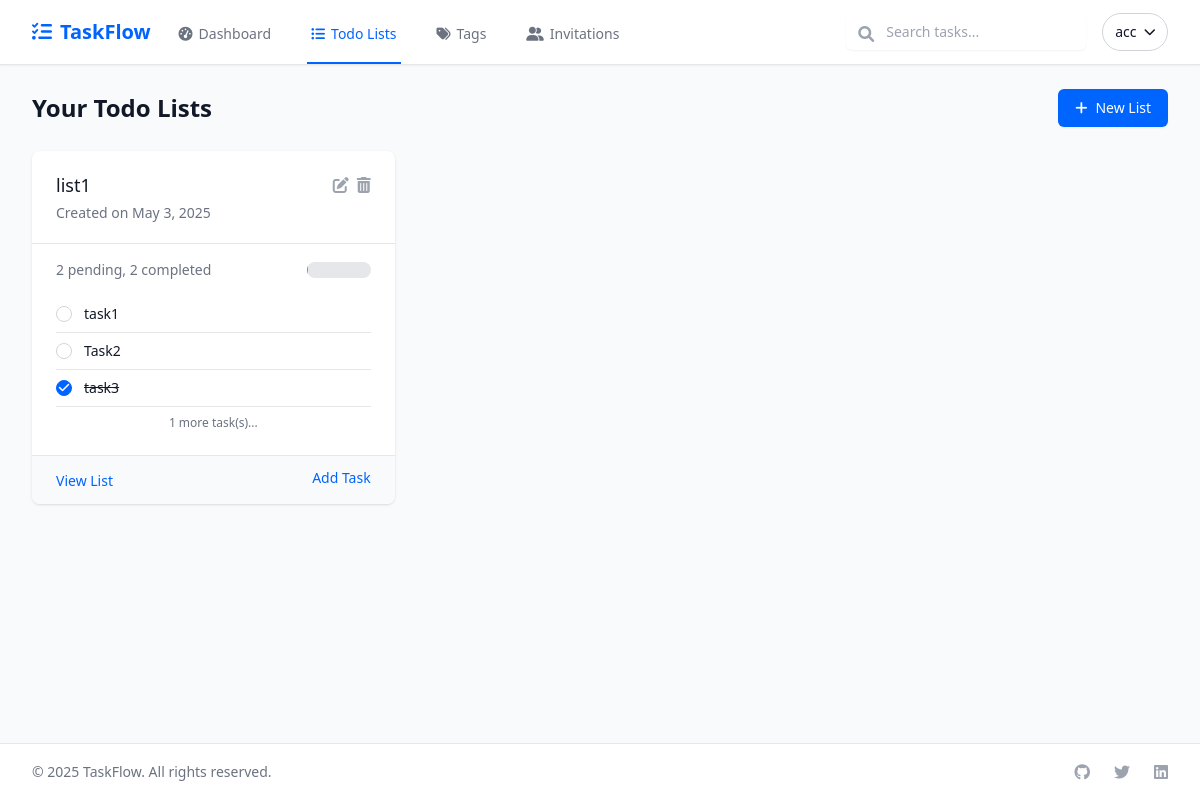
Screenshot of /tasks/lists/ (signed in) with the database file from the repository.
### tasks/models.py (models this page shows, shortened)
class ToDoList(models.Model):
    title = models.CharField(max_length=100)
    description = models.TextField(blank=True)
    created_at = models.DateTimeField(auto_now_add=True)
    user = models.ForeignKey(User, on_delete=models.CASCADE, related_name='todo_lists')
    is_shared = models.BooleanField(default=False)
    shared_with = models.ManyToManyField(User, related_name='shared_lists', blank=True)
    share_code = models.CharField(max_length=20, blank=True, null=True, unique=True)
    def get_incomplete_tasks_count(self):
        return self.tasks.filter(is_completed=False).count()
    def get_completed_tasks_count(self):
        return self.tasks.filter(is_completed=True).count()

class Task(models.Model):
    PRIORITY_CHOICES = [
        ('low', 'Low'),
        ('medium', 'Medium'),
        ('high', 'High'),
    ]
    STATUS_CHOICES = [
        ('todo', 'To Do'),
        ('in_progress', 'In Progress'),
        ('done', 'Done'),
    ]
    id = models.UUIDField(primary_key=True, default=uuid.uuid4, editable=False)
    title = models.CharField(max_length=200)
    description = models.TextField(blank=True)
    created_at = models.DateTimeField(auto_now_add=True)
    due_date = models.DateTimeField(null=True, blank=True)
    is_completed = models.BooleanField(default=False)
    completed_at = models.DateTimeField(null=True, blank=True)
    priority = models.CharField(max_length=10, choices=PRIORITY_CHOICES, default='medium')
    todo_list = models.ForeignKey(ToDoList, on_delete=models.CASCADE, related_name='tasks')
    tags = models.ManyToManyField(Tag, blank=True, related_name='tasks')
    status = models.CharField(max_length=15, choices=STATUS_CHOICES, default='todo')
    position = models.PositiveIntegerField(default=0)
    class Meta:
        ordering = ['position']

### tasks/views.py (the view)
# urls.py: path('lists/', views.list_todo_lists, name='list_todo_lists'),
@login_required
def list_todo_lists(request):
    todo_lists = ToDoList.objects.filter(user=request.user).order_by('-created_at')
    return render(request, 'tasks/todo_list/list.html', {'todo_lists': todo_lists})

### tasks/templates/tasks/todo_list/list.html (shortened to what this page needs)
{% extends 'base.html' %}
{% block content %}
<div class="max-w-7xl mx-auto px-4 sm:px-6 lg:px-8">
    <div class="flex justify-between items-center mb-6">
        <h1 class="text-2xl font-bold text-gray-900">Your Todo Lists</h1>
        <a href="{% url 'tasks:create_todo_list' %}" class="inline-flex items-center px-4 py-2 border border-transparent text-sm font-medium rounded-md shadow-sm text-white bg-primary-600 hover:bg-primary-700">
            <i class="fas fa-plus mr-2"></i> New List
        </a>
    </div>
    {% if todo_lists %}
        <div class="grid gap-6 md:grid-cols-2 lg:grid-cols-3">
            {% for todo_list in todo_lists %}
                <div class="bg-white shadow rounded-lg overflow-hidden">
                    <div class="px-6 py-5 border-b border-gray-200">
                        <div class="flex items-center justify-between">
                            <h2 class="text-lg font-medium text-gray-900 truncate">{{ todo_list.title }}</h2>
                            <div class="flex items-center">
                                <a href="{% url 'tasks:edit_todo_list' pk=todo_list.pk %}" class="text-gray-400 hover:text-gray-500 mr-2">
                                    <i class="fas fa-edit"></i>
                                </a>
                                <a href="{% url 'tasks:delete_todo_list' pk=todo_list.pk %}" class="text-gray-400 hover:text-red-500">
                                    <i class="fas fa-trash-alt"></i>
                                </a>
                            </div>
                        </div>
                        <p class="mt-1 text-sm text-gray-500">
                            Created on {{ todo_list.created_at|date:"M j, Y" }}
                        </p>
                    </div>
                    <div class="px-6 py-4">
                        {% if todo_list.tasks.exists %}
                            <div class="flex items-center justify-between mb-4">
                                <div class="text-sm text-gray-500">
                                    <span class="font-medium">{{ todo_list.get_incomplete_tasks_count }}</span> pending,
                                    <span class="font-medium">{{ todo_list.get_completed_tasks_count }}</span> completed
                                </div>
                                <div class="w-16 h-4 bg-gray-200 rounded-full overflow-hidden">
                                </div>
                            </div>
                            <ul class="divide-y divide-gray-200">
                                {% for task in todo_list.tasks.all|slice:":3" %}
                                    <li class="py-2 flex items-center">
                                        <div class="mr-3">
                                            <div class="w-4 h-4 border rounded-full flex items-center justify-center {% if task.is_completed %}bg-primary-600 border-primary-600{% else %}border-gray-300{% endif %}">
                                                {% if task.is_completed %}
                                                    <i class="fas fa-check text-white text-xs"></i>
                                                {% endif %}
                                            </div>
                                        </div>
                                        <div class="flex-1 min-w-0">
                                            <p class="text-sm font-medium text-gray-900 truncate {% if task.is_completed %}line-through text-gray-500{% endif %}">
                                                {{ task.title }}
                                            </p>
                                        </div>
                                    </li>
                                {% endfor %}
                                {% if todo_list.tasks.count > 3 %}
                                    <li class="py-2 text-center">
                                        <p class="text-xs text-gray-500">
                                            {{ todo_list.tasks.count|add:"-3" }} more task(s)...
                                        </p>
                                    </li>
                                {% endif %}
                            </ul>
                        {% endif %}
                    </div>
                    <div class="bg-gray-50 px-6 py-3 border-t border-gray-200">
                        <a href="{% url 'tasks:todo_list_detail' pk=todo_list.pk %}" class="text-sm font-medium text-primary-600 hover:text-primary-500">
                            View List
                        </a>
                        <a href="{% url 'tasks:create_task' list_pk=todo_list.pk %}" class="text-sm font-medium text-primary-600 hover:text-primary-500 float-right">
                            Add Task
                        </a>
                    </div>
                </div>
            {% endfor %}
        </div>
    {% endif %}
</div>
{% endblock %}

### templates/base.html (shortened to what this page needs)
<!DOCTYPE html>
<html lang="en">
<head>
    <script src="https://cdn.tailwindcss.com"></script>
    <link rel="stylesheet" href="https://cdnjs.cloudflare.com/ajax/libs/font-awesome/6.0.0/css/all.min.css">
    <link rel="stylesheet" href="https://cdnjs.cloudflare.com/ajax/libs/animate.css/4.1.1/animate.min.css">
</head>
<body class="min-h-screen bg-gray-50 text-gray-900">
    <div class="flex flex-col min-h-screen">
        {% if user.is_authenticated %}
        <header class="bg-white border-b border-gray-200 shadow-sm sticky top-0 z-10">
            <div class="max-w-7xl mx-auto px-4 sm:px-6 lg:px-8">
                <div class="flex justify-between h-16">
                    <div class="flex">
                        <div class="flex-shrink-0 flex items-center">
                            <a href="{% url 'tasks:dashboard' %}"
                                class="text-primary-600 font-bold text-xl flex items-center">
                                <i class="fas fa-tasks mr-2 animate-bounce-slow"></i>TaskFlow
                            </a>
                        </div>
                        <nav class="hidden sm:ml-6 sm:flex sm:space-x-8">
                            <a href="{% url 'tasks:dashboard' %}"
                                class="nav-link {% if request.resolver_match.url_name == 'dashboard' %}active text-primary-600{% else %}text-gray-500 hover:text-gray-700{% endif %} inline-flex items-center px-1 pt-1 text-sm font-medium">
                                <i class="fas fa-tachometer-alt mr-1.5"></i> Dashboard
                            </a>
                            <a href="{% url 'tasks:list_todo_lists' %}"
                                class="nav-link {% if 'todo_list' in request.resolver_match.url_name %}active text-primary-600{% else %}text-gray-500 hover:text-gray-700{% endif %} inline-flex items-center px-1 pt-1 text-sm font-medium">
                                <i class="fas fa-list-ul mr-1.5"></i> Todo Lists
                            </a>
                            <a href="{% url 'tasks:list_tags' %}"
                                class="nav-link {% if 'tag' in request.resolver_match.url_name %}active text-primary-600{% else %}text-gray-500 hover:text-gray-700{% endif %} inline-flex items-center px-1 pt-1 text-sm font-medium">
                                <i class="fas fa-tags mr-1.5"></i> Tags
                            </a>
                            <a href="{% url 'tasks:invitations' %}"
                                class="nav-link {% if 'invitation' in request.resolver_match.url_name %}active text-primary-600{% else %}text-gray-500 hover:text-gray-700{% endif %} inline-flex items-center px-1 pt-1 text-sm font-medium">
                                <i class="fas fa-user-friends mr-1.5"></i> Invitations
                            </a>
                        </nav>
                    </div>
                    <div class="hidden sm:ml-6 sm:flex sm:items-center">
                        <div class="ml-3 relative">
                            <div class="flex items-center">
                                <form action="{% url 'tasks:search_tasks' %}" method="get" class="mr-4">
                                    <div class="relative">
                                        <input type="text" name="q" placeholder="Search tasks..."
                                            class="rounded-md border-gray-300 shadow-sm focus:border-primary-500 focus:ring focus:ring-primary-200 focus:ring-opacity-50 pl-10 py-2 text-sm w-60 transition-all duration-300 hover:shadow">
                                        <i class="fas fa-search absolute left-3 top-3 text-gray-400"></i>
                                    </div>
                                </form>
                                <div class="relative">
                                    <button type="button" id="user-menu-button"
                                        class="bg-white rounded-full flex text-sm focus:outline-none focus:ring-2 focus:ring-offset-2 focus:ring-primary-500 items-center gap-2 py-2 px-3 border border-gray-300 hover:bg-gray-50 transition-colors duration-200">
                                        <span>{{ user.username }}</span>
                                        <i class="fas fa-chevron-down text-xs"></i>
                                    </button>
                                </div>
                            </div>
                        </div>
                    </div>
                </div>
            </div>
        </header>
        {% endif %}
        <main class="flex-grow">
            <div class="py-6">
                {% block content %}{% endblock %}
            </div>
        </main>
        <footer class="bg-white border-t border-gray-200 py-4">
            <div class="max-w-7xl mx-auto px-4 sm:px-6 lg:px-8">
                <div class="flex flex-col md:flex-row md:justify-between md:items-center">
                    <p class="text-center md:text-left text-sm text-gray-500">
                        &copy; {% now "Y" %} TaskFlow. All rights reserved.
                    </p>
                    <div class="flex justify-center md:justify-end space-x-6 mt-4 md:mt-0">
                        <a href="#" class="text-gray-400 hover:text-gray-500 transition-colors duration-200">
                            <i class="fab fa-github"></i>
                        </a>
                        <a href="#" class="text-gray-400 hover:text-gray-500 transition-colors duration-200">
                            <i class="fab fa-twitter"></i>
                        </a>
                        <a href="#" class="text-gray-400 hover:text-gray-500 transition-colors duration-200">
                            <i class="fab fa-linkedin"></i>
                        </a>
                    </div>
                </div>
            </div>
        </footer>
    </div>
</body>
</html>

### templates/base.html (style rules this page uses)
.nav-link { position: relative; }
.nav-link::after { content: ''; position: absolute; width: 0; height: 2px; bottom: 0; left: 0; background-color: currentColor; transition: width 0.3s ease; }
.nav-link:hover::after, .nav-link.active::after { width: 100%; }

### rows the page displays
ToDoList: title "list1", created_at "May 3, 2025", get_incomplete_tasks_count "2", get_completed_tasks_count "2", tasks.count|add "1"
Task: is_completed False (drawn), title "task1"
Task: is_completed False (drawn), title "Task2"
Task: is_completed True (drawn), title "task3"

### other values shown
{{ user.username }} "acc"
